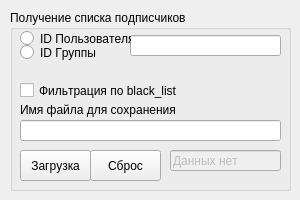
<?xml version="1.0" encoding="UTF-8"?>
<ui version="4.0">
 <class>MainWindow_Get_Users</class>
 <widget class="QMainWindow" name="MainWindow_Get_Users">
  <property name="geometry">
   <rect>
    <x>0</x>
    <y>0</y>
    <width>300</width>
    <height>200</height>
   </rect>
  </property>
  <property name="sizePolicy">
   <sizepolicy hsizetype="Fixed" vsizetype="Fixed">
    <horstretch>0</horstretch>
    <verstretch>0</verstretch>
   </sizepolicy>
  </property>
  <property name="minimumSize">
   <size>
    <width>300</width>
    <height>200</height>
   </size>
  </property>
  <property name="maximumSize">
   <size>
    <width>300</width>
    <height>200</height>
   </size>
  </property>
  <property name="windowTitle">
   <string>MainWindow</string>
  </property>
  <widget class="QWidget" name="centralwidget">
   <widget class="QGroupBox" name="groupBox_get_users">
    <property name="geometry">
     <rect>
      <x>10</x>
      <y>10</y>
      <width>281</width>
      <height>181</height>
     </rect>
    </property>
    <property name="font">
     <font>
      <family>Arial</family>
      <stylestrategy>PreferAntialias</stylestrategy>
      <kerning>false</kerning>
     </font>
    </property>
    <property name="title">
     <string>Получение списка подписчиков</string>
    </property>
    <widget class="QLineEdit" name="lineEdit_get_users_id">
     <property name="geometry">
      <rect>
       <x>120</x>
       <y>25</y>
       <width>151</width>
       <height>21</height>
      </rect>
     </property>
     <property name="font">
      <font>
       <family>Arial</family>
       <stylestrategy>PreferAntialias</stylestrategy>
       <kerning>false</kerning>
      </font>
     </property>
     <property name="text">
      <string/>
     </property>
    </widget>
    <widget class="QLineEdit" name="lineEdit_get_users_status">
     <property name="enabled">
      <bool>false</bool>
     </property>
     <property name="geometry">
      <rect>
       <x>160</x>
       <y>140</y>
       <width>111</width>
       <height>21</height>
      </rect>
     </property>
     <property name="font">
      <font>
       <family>Arial</family>
       <stylestrategy>PreferAntialias</stylestrategy>
       <kerning>false</kerning>
      </font>
     </property>
     <property name="text">
      <string>Данных нет</string>
     </property>
    </widget>
    <widget class="QLineEdit" name="lineEdit_get_users_file_name">
     <property name="geometry">
      <rect>
       <x>10</x>
       <y>110</y>
       <width>261</width>
       <height>21</height>
      </rect>
     </property>
     <property name="font">
      <font>
       <family>Arial</family>
       <stylestrategy>PreferAntialias</stylestrategy>
       <kerning>false</kerning>
      </font>
     </property>
     <property name="text">
      <string/>
     </property>
    </widget>
    <widget class="QPushButton" name="pushButton_get_users_load">
     <property name="geometry">
      <rect>
       <x>10</x>
       <y>140</y>
       <width>71</width>
       <height>31</height>
      </rect>
     </property>
     <property name="font">
      <font>
       <family>Arial</family>
       <stylestrategy>PreferAntialias</stylestrategy>
       <kerning>false</kerning>
      </font>
     </property>
     <property name="text">
      <string>Загрузка</string>
     </property>
    </widget>
    <widget class="QPushButton" name="pushButton_get_users_clear">
     <property name="geometry">
      <rect>
       <x>80</x>
       <y>140</y>
       <width>71</width>
       <height>31</height>
      </rect>
     </property>
     <property name="font">
      <font>
       <family>Arial</family>
       <stylestrategy>PreferAntialias</stylestrategy>
       <kerning>false</kerning>
      </font>
     </property>
     <property name="text">
      <string>Сброс</string>
     </property>
    </widget>
    <widget class="QRadioButton" name="radioButton_group">
     <property name="geometry">
      <rect>
       <x>10</x>
       <y>32</y>
       <width>82</width>
       <height>21</height>
      </rect>
     </property>
     <property name="font">
      <font>
       <family>Arial</family>
       <stylestrategy>PreferAntialias</stylestrategy>
       <kerning>false</kerning>
      </font>
     </property>
     <property name="text">
      <string>ID Группы</string>
     </property>
    </widget>
    <widget class="QRadioButton" name="radioButton_user">
     <property name="geometry">
      <rect>
       <x>10</x>
       <y>20</y>
       <width>111</width>
       <height>17</height>
      </rect>
     </property>
     <property name="font">
      <font>
       <family>Arial</family>
       <stylestrategy>PreferAntialias</stylestrategy>
       <kerning>false</kerning>
      </font>
     </property>
     <property name="text">
      <string>ID Пользователя</string>
     </property>
    </widget>
    <widget class="QLabel" name="label">
     <property name="geometry">
      <rect>
       <x>10</x>
       <y>90</y>
       <width>261</width>
       <height>20</height>
      </rect>
     </property>
     <property name="font">
      <font>
       <family>Arial</family>
       <stylestrategy>PreferAntialias</stylestrategy>
       <kerning>false</kerning>
      </font>
     </property>
     <property name="text">
      <string>Имя файла для сохранения</string>
     </property>
    </widget>
    <widget class="QCheckBox" name="checkBox_bl">
     <property name="geometry">
      <rect>
       <x>10</x>
       <y>70</y>
       <width>271</width>
       <height>21</height>
      </rect>
     </property>
     <property name="text">
      <string>Фильтрация по black_list</string>
     </property>
    </widget>
   </widget>
  </widget>
  <action name="action_6">
   <property name="text">
    <string>Создать новую базу</string>
   </property>
  </action>
  <action name="action_7">
   <property name="text">
    <string>Загрузить</string>
   </property>
  </action>
 </widget>
 <resources/>
 <connections/>
</ui>
